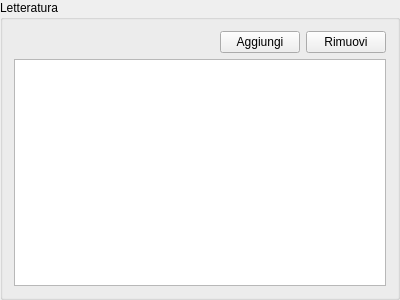
<?xml version="1.0" encoding="UTF-8"?>
<ui version="4.0">
 <class>LetteraturaForm</class>
 <widget class="QGroupBox" name="LetteraturaForm">
  <property name="geometry">
   <rect>
    <x>0</x>
    <y>0</y>
    <width>400</width>
    <height>300</height>
   </rect>
  </property>
  <property name="windowTitle">
   <string>GroupBox</string>
  </property>
  <property name="title">
   <string>Letteratura</string>
  </property>
  <layout class="QVBoxLayout" name="verticalLayout">
   <item>
    <layout class="QHBoxLayout" name="horizontalLayout">
     <item>
      <spacer name="horizontalSpacer">
       <property name="orientation">
        <enum>Qt::Horizontal</enum>
       </property>
       <property name="sizeHint" stdset="0">
        <size>
         <width>40</width>
         <height>20</height>
        </size>
       </property>
      </spacer>
     </item>
     <item>
      <widget class="QPushButton" name="addLetteratura">
       <property name="text">
        <string>Aggiungi</string>
       </property>
      </widget>
     </item>
     <item>
      <widget class="QPushButton" name="removeLetteratura">
       <property name="text">
        <string>Rimuovi</string>
       </property>
      </widget>
     </item>
    </layout>
   </item>
   <item>
    <widget class="QTableView" name="letteraturaView"/>
   </item>
  </layout>
 </widget>
 <resources/>
 <connections/>
</ui>
